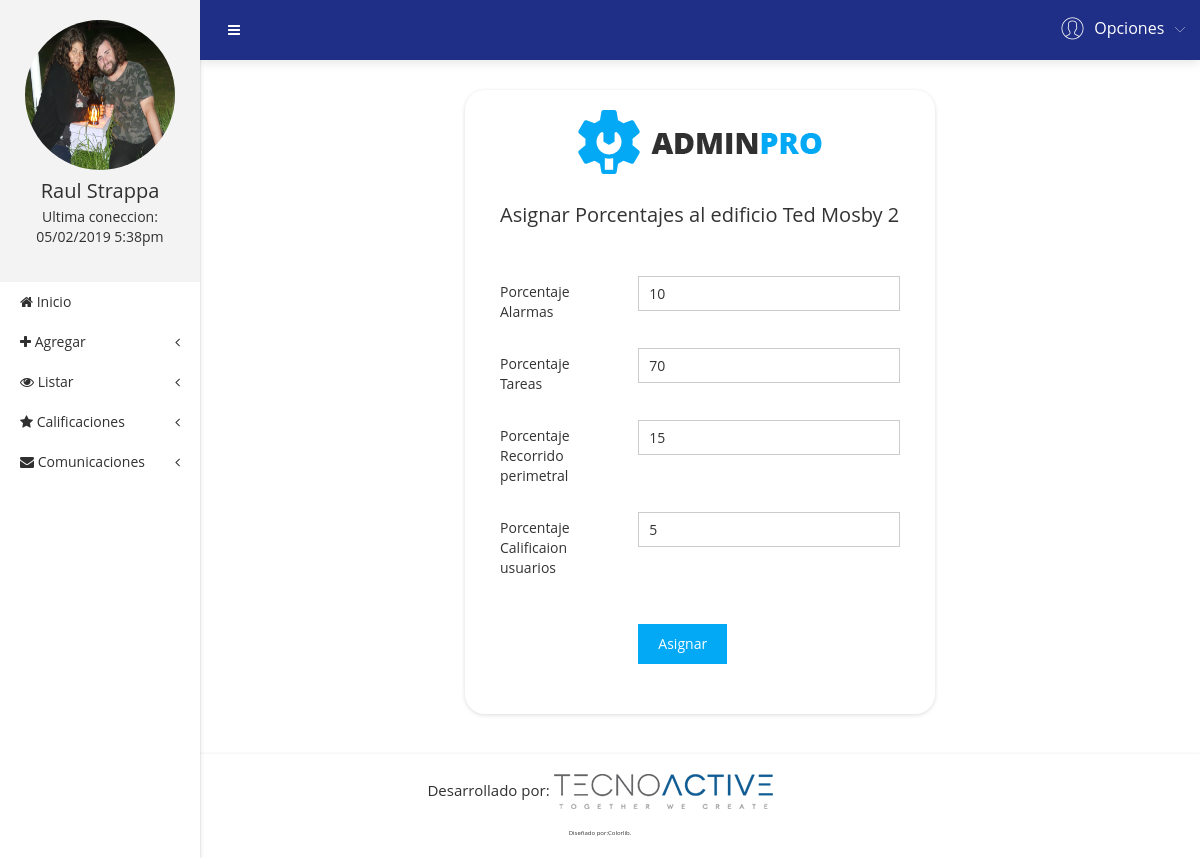
Before: /?c=Usuario&a=AsignarPorcentajes&id=2 (signed in) with the older database file.
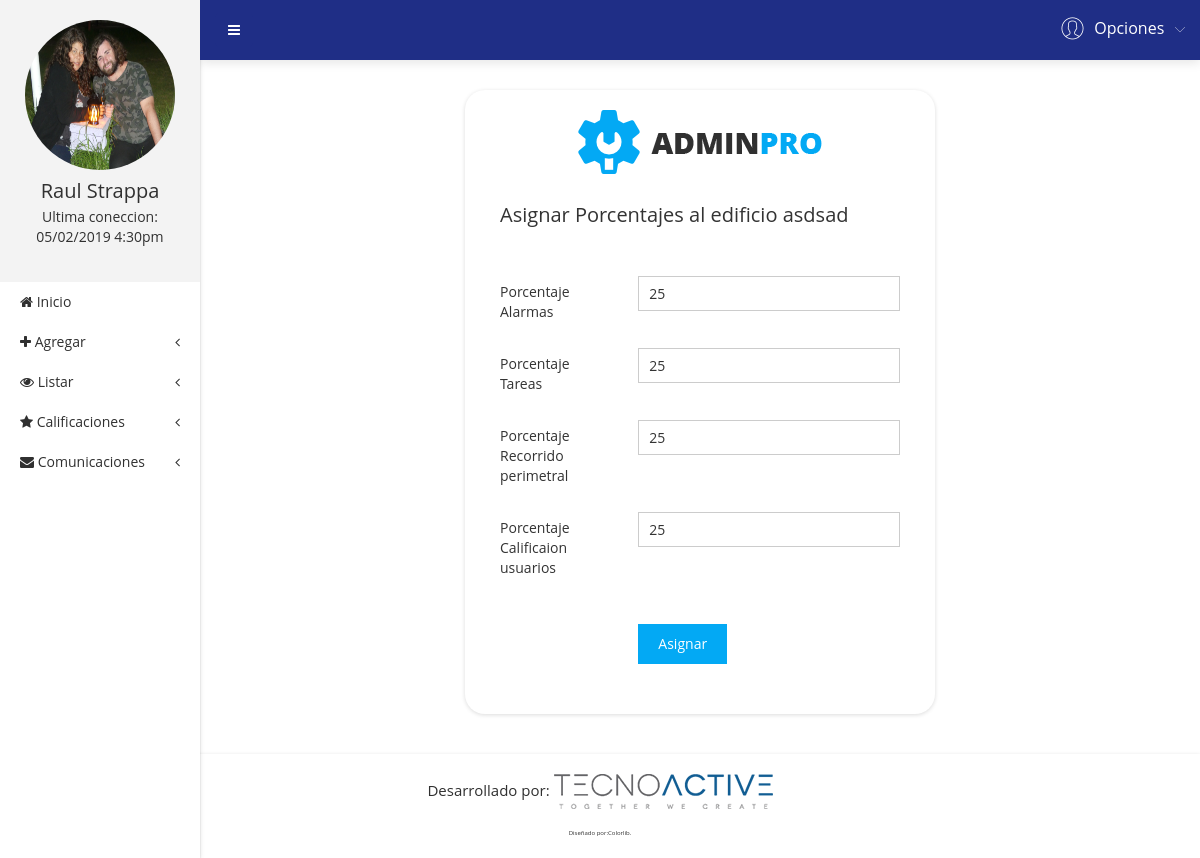
After: the same page with the newer database file.
### tables this page shows
CREATE TABLE porcalificaciones (
  idPorc INT(11) NOT NULL AUTO_INCREMENT,
  idEdificio INT(11) NOT NULL,
  porcAlarmas INT(11) DEFAULT 25,
  porcTareas INT(11) DEFAULT 25,
  porcUsuarios INT(11) DEFAULT 25,
  porcRecorrido INT(11) DEFAULT 25,
  PRIMARY KEY (idPorc)
);

CREATE TABLE edificio (
  idEdificio INT(6) NOT NULL AUTO_INCREMENT,
  idComunidad INT(6) NOT NULL,
  direccionEdificio VARCHAR(200) NOT NULL,
  PRIMARY KEY (idEdificio)
);

### controller/usuario.controller.php (called while the page is built, shortened)
<?php
require_once 'model/porcalificaciones.php';
class UsuarioController
{
  private $model_porc;
  public function __CONSTRUCT()
   {
     $this->model_porc = new PorCalificaciones();
   }
    public function AsignarPorcentajes()
    {
      $p = $this->model_porc->listarID($_REQUEST['id']);
      require_once 'view/header.php';
      require_once 'view/asignarPorcentajes.php';
      require_once 'view/footer.php';
    }
}
 ?>

### model/database.php (called while the page is built, shortened)
<?php
class Database
{
	public static function Conn()
	{
		$conn = new PDO('mysql:host=localhost;dbname=awake','root','',array(PDO::MYSQL_ATTR_INIT_COMMAND=>'SET NAMES \'UTF8\''));
		$conn -> setAttribute(PDO::ATTR_ERRMODE,PDO::ERRMODE_EXCEPTION);
		return $conn;
	}
}
?>

### model/porCalificaciones.php (called while the page is built, shortened)
<?php
class PorCalificaciones
{
  private $conn;
  public function __CONSTRUCT()
   {
       try
       {
         $this->conn = Database::Conn();
       }
       catch(Exception $e)
       {
         die($e->getMessage());
       }
   }
   public function listarID($id)
   {
      $sql = $this->conn->prepare("SELECT idEdificio idEdificio,direccionEdificio direccionEdificio,porcUsuarios usuarios, porcTareas tareas,porcAlarmas alarmas, porcRecorrido recorridos FROM porcalificaciones JOIN edificio using(idEdificio) where idEdificio = ?");
      $sql->execute(array($id));
      return $sql->fetch(PDO::FETCH_OBJ);
   }
}
 ?>

### view/asignarPorcentajes.php (the view, shortened to what the changed rows need)
    <div class="login-form-area mg-t-30 mg-b-40">
        <div class="container-fluid">
            <div class="row">
                <div class="col-lg-3"></div>
                <form id="adminpro-contact-form" class="adminpro-form" method="post" action="?c=Usuario&a=CambiarPorcentajes">
                    <div class="col-lg-6">
                        <div class="login-bg">
                            <div class="row">
                                <div class="col-lg-12">
                                    <div class="logo">
                                        <a href="#"><img src="img/logo/logo.png" alt="" />
                                        </a>
                                    </div>
                                </div>
                            </div>
                            <div class="row">
                                <div class="col-lg-12">
                                    <div class="login-title">
                                        <h1>Asignar Porcentajes al edificio <?php echo $p->direccionEdificio ?></h1>
                                    </div>
                                </div>
                            </div>
                            <div class="row">
                                <div class="col-lg-4">
                                    <div class="login-input-head">
                                        <p>Porcentaje Alarmas</p>
                                    </div>
                                </div>
                                <div class="col-lg-8">
                                    <div class="login-input-area">
                                        <input type="text" name="porcAlarmas" id="porcAlarmas" value="<?php echo $p->alarmas ?>">
                                    </div>
                                </div>
                            </div>
                            <div class="row">
                                <div class="col-lg-4">
                                    <div class="login-input-head">
                                        <p>Porcentaje Tareas</p>
                                    </div>
                                </div>
                                <div class="col-lg-8">
                                    <div class="login-input-area">
                                        <input type="text" name="porcTareas" id="porcTareas" value="<?php echo $p->tareas ?>">
                                    </div>
                                </div>
                            </div>
                            <div class="row">
                                <div class="col-lg-4">
                                    <div class="login-input-head">
                                        <p>Porcentaje Recorrido perimetral</p>
                                    </div>
                                </div>
                                <div class="col-lg-8">
                                    <div class="login-input-area">
                                        <input type="text" name="porcRecorrido" id="porcRecorrido" value="<?php echo $p->recorridos ?>">
                                    </div>
                                </div>
                            </div>
                            <div class="row">
                                <div class="col-lg-4">
                                    <div class="login-input-head">
                                        <p>Porcentaje Calificaion usuarios</p>
                                    </div>
                                </div>
                                <div class="col-lg-8">
                                    <div class="login-input-area">
                                        <input type="text" name="porcUsuarios" id="porcUsuarios" value="<?php echo $p->usuarios ?>">
                                    </div>
                                </div>
                            </div>
                            <div class="row">
                                <div class="col-lg-4"></div>
                                <div class="col-lg-8">
                                    <div class="login-button-pro">
                                        <button type="submit" id="btnAsignar" class="login-button login-button-lg">Asignar</button>
                                    </div>
                                </div>
                            </div>
                        </div>
                    </div>
                </form>
                <div class="col-lg-3"></div>
            </div>
        </div>
    </div>
    </div>
</div>

### view/header.php (shortened to what the changed rows need)
<!doctype html>
<html class="no-js" lang="en">
<head>
    <link rel="stylesheet" href="assets/css/bootstrap.min.css">
    <link rel="stylesheet" href="assets/css/font-awesome.min.css">
    <link rel="stylesheet" href="assets/css/adminpro-custon-icon.css">
    <link rel="stylesheet" href="assets/css/meanmenu.min.css">
    <link rel="stylesheet" href="assets/css/jquery.mCustomScrollbar.min.css">
    <link rel="stylesheet" href="assets/css/animate.css">
    <link rel="stylesheet" href="assets/css/data-table/bootstrap-table.css">
    <link rel="stylesheet" href="assets/css/data-table/bootstrap-editable.css">
    <link rel="stylesheet" href="assets/css/normalize.css">
    <link rel="stylesheet" href="assets/css/c3.min.css">
    <link rel="stylesheet" href="assets/css/form/all-type-forms.css">
    <link rel="stylesheet" href="assets/css/form.css">
    <link rel="stylesheet" href="assets/style.css">
    <link rel="stylesheet" href="assets/css/responsive.css">
    <link rel="stylesheet" href="assets/css/miCSS.css">
</head>
<body class="materialdesign">
    <div class="wrapper-pro">
        <div class="left-sidebar-pro">
            <nav id="sidebar">
                <div class="sidebar-header">
                    <a href="?c=Usuario&a=MiPerfil"><img src="<?php echo $_SESSION['fotoPerfil'] ?>" alt="" />
                    </a>
                    <h3><?php echo $_SESSION['nombre'] ?></h3>
                    <p>Ultima coneccion: <br> <?php echo $_SESSION['ultimaConexion'] ?></p>
                </div>
                <div class="left-custom-menu-adp-wrap">
                    <ul class="nav navbar-nav left-sidebar-menu-pro">
                        <li class="nav-item">
                            <a href="?c=Usuario&a=Dashboard" role="button" ><i class="fa big-icon fa-home"></i> <span class="mini-dn">Inicio</span> <span class=><i class=""></i></span></a>
                        </li>
                        <li class="nav-item"><a href="#" data-toggle="dropdown" role="button" aria-expanded="false" class="nav-link dropdown-toggle"><i class="fa big-icon fa-plus"></i> <span class="mini-dn">Agregar</span> <span class="indicator-right-menu mini-dn"><i class="fa indicator-mn fa-angle-left"></i></span></a>
                        </li>
                        <li class="nav-item"><a href="#" data-toggle="dropdown" role="button" aria-expanded="false" class="nav-link dropdown-toggle"><i class="fa big-icon fa-eye"></i> <span class="mini-dn">Listar</span> <span class="indicator-right-menu mini-dn"><i class="fa indicator-mn fa-angle-left"></i></span></a>
                        </li>
                        <li class="nav-item"><a href="#" data-toggle="dropdown" role="button" aria-expanded="false" class="nav-link dropdown-toggle"><i class="fa big-icon fa-star"></i> <span class="mini-dn">Calificaciones</span> <span class="indicator-right-menu mini-dn"><i class="fa indicator-mn fa-angle-left"></i></span></a>
                        </li>
                        <li class="nav-item"><a href="#" data-toggle="dropdown" role="button" aria-expanded="false" class="nav-link dropdown-toggle"><i class="fa big-icon fa-envelope"></i> <span class="mini-dn">Comunicaciones</span> <span class="indicator-right-menu mini-dn"><i class="fa indicator-mn fa-angle-left"></i></span></a>
                        </li>
                    </ul>
                </div>
            </nav>
        </div>
        <div class="content-inner-all">
            <div class="header-top-area">
                <div class="fixed-header-top">
                    <div class="container-fluid">
                        <div class="row">
                            <div class="col-lg-1 col-md-6 col-sm-6 col-xs-12">
                                <button type="button" id="sidebarCollapse" class="btn bar-button-pro header-drl-controller-btn btn-info navbar-btn">
                                    <i class="fa fa-bars"></i>
                                </button>
                            </div>
                            <div class="col-lg-5 col-md-5 col-sm-6 col-xs-12">
                                <div class="header-right-info">
                                    <ul class="nav navbar-nav mai-top-nav header-right-menu">
                                        <li class="nav-item">
                                            <a href="#" data-toggle="dropdown" role="button" aria-expanded="false" class="nav-link dropdown-toggle">
                                                <span class="adminpro-icon adminpro-user-rounded header-riht-inf"></span>
                                                <span class="admin-name">Opciones</span>
                                                <span class="author-project-icon adminpro-icon adminpro-down-arrow"></span>
                                            </a>
                                        </li>
                                    </ul>
                                </div>
                            </div>
                        </div>
                    </div>
                </div>
            </div>

Changed rows visible on the page:
changed porcalificaciones: idEdificio.direccionEdificio "Ted Mosby 2" → "asdsad"; porcAlarmas "10" → "25"; porcTareas "70" → "25"; porcRecorrido "15" → "25"; porcUsuarios "5" → "25"
Other visible differences:
$_SESSION['ultimaConexion']: "05/02/2019 5:38pm" → "05/02/2019 4:30pm"
